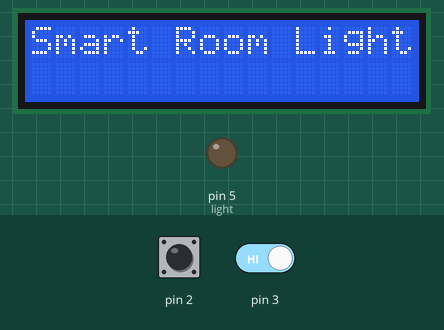
Recording of a sketch running on a simulated Arduino Uno, built with avr-gcc and run on an emulated ATmega328P. On the bench: 16×2 character LCD, output pins drawn as LEDs (lit = HIGH). The test bench sets the inputs (shaded band); at power-on: pin 3 HIGH, pin 2 HIGH.

Above: at 0.1 s.
At 3.2 s:
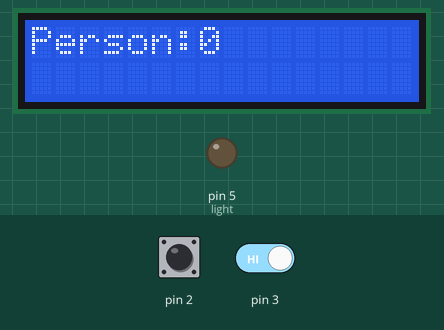
3.3 s: pin 3 driven LOW
6.3 s: pin 2 driven LOW
At 6.8 s:
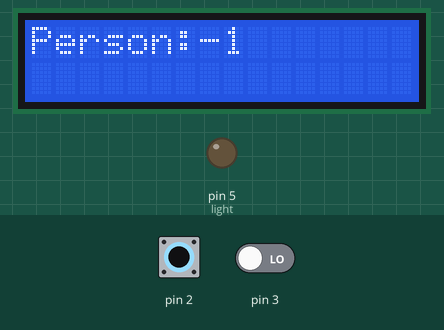
12.3 s: pin 2 pulsed HIGH 2 times (0.12 s each, 0.3 s apart)
Timing chart, 0 to 15.3 s (numbered marks = the images above; inputs shaded):
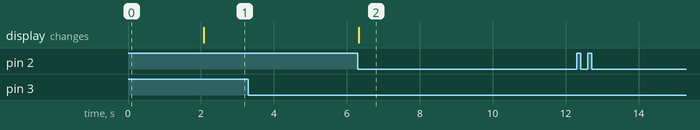

The sketch:

Smart_Room_Light__Control_System.ino
```cpp
//Program for smart room light control
#include<LiquidCrystal.h>
//port c of ATmeg328 is Ao-A5 of Arduino
LiquidCrystal lcd(A0,A1,A2,A3,A4,A5); //LCD display pins RS,E,D4,D5,D6,D7

volatile int detect1 = 0;
volatile int detect2 = 0;

const int light = 5;
int i = 0;


void setup() {
  // put your setup code here, to run once:
  lcd.begin(16,2); //LCD as 16x2
  lcd.setCursor(0,0);
  lcd.print("Smart Room Light");
  delay(2000);
  lcd.clear();
  pinMode(light,OUTPUT);

  attachInterrupt(digitalPinToInterrupt(2),ir1,FALLING); //function to create Interrupt
  attachInterrupt(digitalPinToInterrupt(3),ir2,FALLING);

}

void loop() {
  // put your main code here, to run repeatedly:
  lcd.clear();
  if(detect1==1)
  {
    if(detect2==1)
    {
      i--;
      detect1 = detect2 = 0;
    }

  }
  else
  {
    if(detect2==1)
    {
      if(detect1==1)
      {
        i++;
        detect1 = detect2 = 0;
      }
    }
  }
  lcd.print("Person:");
  lcd.print(i);
  if(i>0)
  {
    digitalWrite(light,HIGH);
  }
  else
  {
    digitalWrite(light,LOW);
  }
}

void ir1()
{
  detect1 = 1;
}

void ir2()
{
  detect2 = 1;
}
```

Measured:
- after the input at 3.3 s, every drawn part: stays the same
- after the input at 6.3 s, the display: changes at once (image 2)
- after the input at 12.3 s, every drawn part: stays the same
